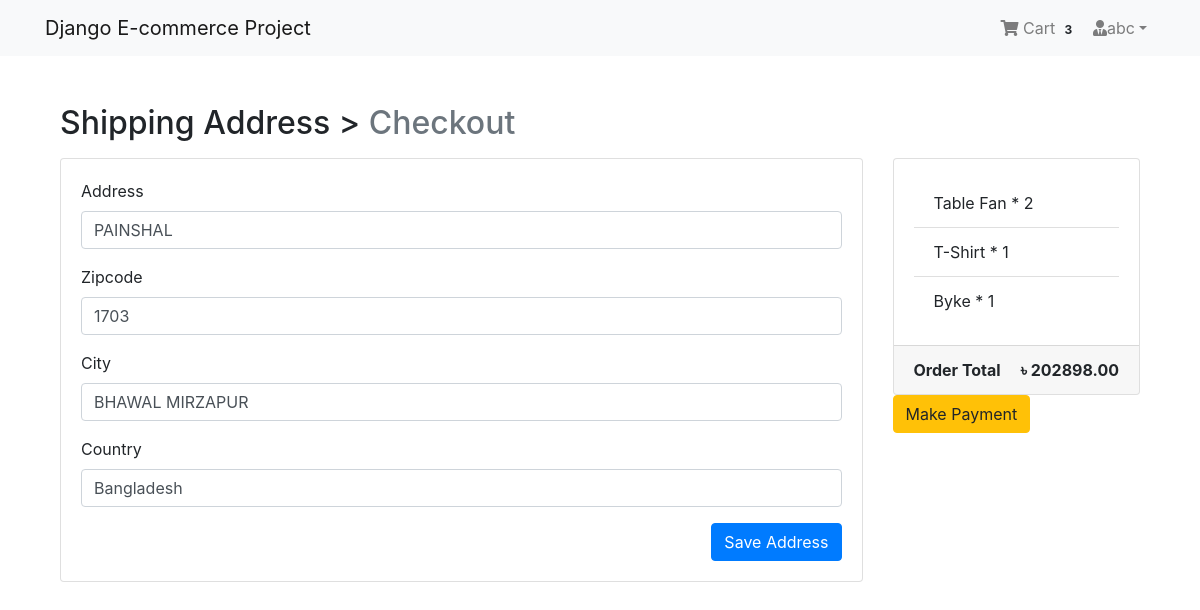
Page /payment/checkout/ (signed in) on the committed database.
### AppLogin/models.py (models this page shows, shortened)
class User(AbstractBaseUser, PermissionsMixin):
     email = models.EmailField(unique=True, null=False)
     is_staff = models.BooleanField(
         ugettext_lazy('staff status'),
         default=False,
         help_text = ugettext_lazy('Designates whether the user can log in this site')
    )
     is_active = models.BooleanField(
         ugettext_lazy('active'),
         default=True,
         help_text=ugettext_lazy('Designets whether this user should be treated as active. Unselect this insted of deleting accounts')
    )
     USERNAME_FIELD = 'email'
     objects = MyUserManager()

class Profile(models.Model):
    user = models.OneToOneField(User, on_delete=models.CASCADE, related_name='profile')
    username = models.CharField(max_length=264, blank=True)
    full_name = models.CharField(max_length=264, blank=True)
    adress_1 = models.TextField(max_length=300, blank=True)
    city= models.CharField(max_length=40, blank=True)
    zipcode = models.CharField(max_length=10, blank=True)
    country = models.CharField(max_length=50, blank=True)
    phone = models.CharField(max_length=20, blank=True)
    date_joined = models.DateTimeField(auto_now_add=True)

### AppOrder/models.py (models this page shows, shortened)
class Order(models.Model):
    orderitems = models.ManyToManyField(Cart)
    user = models.ForeignKey(settings.AUTH_USER_MODEL, on_delete=models.CASCADE)
    ordered = models.BooleanField(default=False)
    created = models.DateTimeField(auto_now_add=True)
    paymentId = models.CharField(max_length=264, blank=True, null=True)
    orderedId = models.CharField(max_length=200, blank=True, null=True)
    def get_totals(self):
        total = 0
        for order_item in self.orderitems.all():
            total += float(order_item.get_total())
        return total

class Cart(models.Model):
    user = models.ForeignKey(settings.AUTH_USER_MODEL, on_delete=models.CASCADE, related_name='cart')
    item = models.ForeignKey(Product, on_delete=models.CASCADE)
    quantity = models.IntegerField(default=1)
    purchased = models.BooleanField(default=False)
    created = models.DateTimeField(auto_now_add=True)
    updated = models.DateTimeField(auto_now=True)
    def get_total(self):
        total = self.item.price * self.quantity
        float_total = format(total, '0.2f')
        return float_total

### AppPayment/models.py (models this page shows)
class BillingAddress(models.Model):
    user = models.ForeignKey(settings.AUTH_USER_MODEL, on_delete=models.CASCADE)
    address = models.CharField(max_length=264, blank=True)
    zipcode = models.CharField(max_length=10, blank=True)
    city = models.CharField(max_length=30, blank=True)
    country = models.CharField(max_length=20, blank=True)
    def __str__(self):
        return f'{self.user.profile.username} billing address'
    def is_fully_filled(self):
        field_names = [f.name for f in self._meta.get_fields()]
        for field_name in field_names:
            value = getattr(self, field_name)
            if value is None or value=='':
                return False
        return True
    class Meta:
         verbose_name_plural = "Billing Addresses"

### AppShop/models.py (models this page shows, shortened)
class Product(models.Model):
           mainimage = models.ImageField(upload_to='Products')
           name = models.CharField(max_length=264)
           category = models.ForeignKey(Category, on_delete=models.CASCADE, related_name='category')
           preview_text = models.TextField(max_length=200, verbose_name='Preview Text')
           detail_text = models.TextField(max_length=1000, verbose_name='Description')
           price = models.FloatField()
           old_price = models.FloatField(default=0.00)
           created = models.DateTimeField(auto_now_add=True)
           class Meta:
                ordering = ['-created',]

### AppPayment/views.py (the view)
# urls.py: path('checkout/', views.checkout, name="checkout"),
@login_required
def checkout(request):
    saved_address = BillingAddress.objects.get_or_create(user=request.user)
    saved_address = saved_address[0]
    print(saved_address)
    form = BillingForm(instance=saved_address)
    if request.method == "POST":
        form = BillingForm(request.POST, instance=saved_address)
        if form.is_valid():
            form.save()
            form = BillingForm(instance=saved_address)
            messages.success(request, f"Shipping Address Saved")
    order_qs = Order.objects.filter(user=request.user, ordered=False)
    order_items = order_qs[0].orderitems.all()
    order_total = order_qs[0].get_totals()
    return render(request, 'checkout.html', context={"form":form, "order_items":order_items, "order_total":order_total, "saved_address":saved_address,})

### AppPayment/forms.py
class BillingForm(forms.ModelForm):
    class Meta:
        model = BillingAddress
        fields = ('address', 'zipcode', 'city', 'country',)

### AppOrder/templatetags/cart_tag.py (called while the page is built)
@register.filter
def cart_total(user):
    order = Order.objects.filter(user=user, ordered=False)
    if order.exists():
        return order[0].orderitems.count()
    else:
        return 0

### AppLogin/templates/checkout.html (shortened to what this page needs)
{% extends 'base.html' %}
{% load crispy_forms_tags %}
{% block body_block %}
<div class="container mt-5">
    <h2 class="mb-3">
      Shipping  Address > <span class="text-muted">Checkout</span>
    </h2>
    <div class="row">
        <div class="col-md-9">
            <div class="card mb-5" style="height: auto">
                <div class="card-body">
                    <form method="POST">
                        {{ form|crispy }}
                        <button type="submit" class="btn btn-primary float-right">Save Address</button>
                    </form>
                </div>
            </div>
        </div>
        <div class="col-md-3">
            <div class="card" style="height:auto">
                <div class="card-body">
                    <ul class="list-group list-group-flush">
                        {% for order_item in order_items %}
                          <li class="list-group-item">{{ order_item.item.name}} * {{order_item.quantity}}</li>
                        {% endfor %}
                    </ul>
                </div>
                <div class="card-footer">
                    <span class="float-left"><b>Order Total</b></span>
                    <span class="float-right"><b>&#2547; {{order_total|floatformat:2 }}</b></span>
                </div>
            </div>
            {% if saved_address.is_fully_filled %}
            <a href="{% url 'AppPayment:payment' %}" class="btn btn-warning btn-md">Make Payment</a>
            {% else %}
            <div class="alert alert-info">
                <p>Please fill up all the information to make payment</p>
            </div>
            {% endif %}
        </div>
    </div>
</div>
{% endblock body_block %}

### AppLogin/templates/navbar.html (shortened to what this page needs)
{% load cart_tag %}
<nav class="navbar navbar-expand-lg navbar-light bg-light">
    <div class="container">
        <a class="navbar-brand" href="{% url 'AppShop:home' %}">Django E-commerce Project</a>
        <div class="collapse navbar-collapse" id="navbarNav">
            <ul class="navbar-nav ml-auto">
                {% if request.user.is_authenticated %}
                <li class="nav-item">
                    <a href="{% url 'AppOrder:cart' %}" class="nav-link">
                        <i class="fa fa-shopping-cart"></i> Cart
                        <span class="badge badge-light">{{ request.user | cart_total }}</span>
                    </a>
                </li>
                <li class="nav-item dropdown">
                    <a class="nav-link dropdown-toggle" href="#" id="navbarDropdown" role="button" data-toggle="dropdown"
                    aria-haspopup="true" aria-expanded="false"><i class="fas fa-user-tie"></i>{{request.user.profile.username}}</a>
                </li>
                {% else %}
                <li class="nav-item">
                    <a href="{% url 'AppLogin:login' %}" class="btn btn-primary">Login</a>
                </li>
                {% endif %}
            </ul>
        </div>
    </div>
</nav>

### AppLogin/templates/base.html (style rules this page uses)
.card { height: 350px; }

### rows in the picture
User: user|cart_total "3", user.profile.username "abc"
BillingAddress: address "PAINSHAL", zipcode "1703", city "BHAWAL MIRZAPUR", country "Bangladesh"
Cart: item.name "Table Fan", quantity "2"
Cart: item.name "T-Shirt", quantity "1"
Cart: item.name "Byke", quantity "1"

### other values in the picture
{{ order_total|floatformat:2 }} "202898.00"
